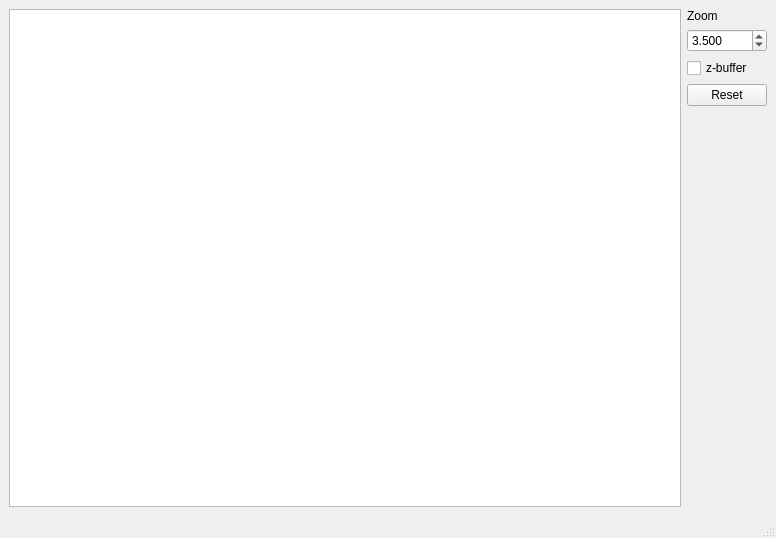
<?xml version="1.0" encoding="UTF-8"?>
<ui version="4.0">
 <class>MainWindow</class>
 <widget class="QMainWindow" name="MainWindow">
  <property name="geometry">
   <rect>
    <x>0</x>
    <y>0</y>
    <width>776</width>
    <height>538</height>
   </rect>
  </property>
  <property name="mouseTracking">
   <bool>true</bool>
  </property>
  <property name="acceptDrops">
   <bool>true</bool>
  </property>
  <property name="windowTitle">
   <string>lab5</string>
  </property>
  <widget class="QWidget" name="centralwidget">
   <layout class="QHBoxLayout" name="horizontalLayout">
    <item>
     <layout class="QGridLayout" name="gridLayout">
      <item row="0" column="0">
       <widget class="Frame" name="drawArea">
        <property name="mouseTracking">
         <bool>true</bool>
        </property>
        <property name="dragMode">
         <enum>QGraphicsView::ScrollHandDrag</enum>
        </property>
       </widget>
      </item>
     </layout>
    </item>
    <item>
     <layout class="QVBoxLayout" name="verticalLayout_2">
      <item>
       <widget class="QLabel" name="label">
        <property name="text">
         <string>Zoom</string>
        </property>
       </widget>
      </item>
      <item>
       <widget class="QDoubleSpinBox" name="zoomSB">
        <property name="decimals">
         <number>3</number>
        </property>
        <property name="minimum">
         <double>3.000000000000000</double>
        </property>
        <property name="maximum">
         <double>5.000000000000000</double>
        </property>
        <property name="singleStep">
         <double>0.010000000000000</double>
        </property>
        <property name="stepType">
         <enum>QAbstractSpinBox::DefaultStepType</enum>
        </property>
        <property name="value">
         <double>3.500000000000000</double>
        </property>
       </widget>
      </item>
      <item>
       <widget class="QCheckBox" name="zBuffer">
        <property name="text">
         <string>z-buffer</string>
        </property>
       </widget>
      </item>
      <item>
       <widget class="QPushButton" name="reset">
        <property name="text">
         <string>Reset</string>
        </property>
       </widget>
      </item>
      <item>
       <spacer name="verticalSpacer">
        <property name="orientation">
         <enum>Qt::Vertical</enum>
        </property>
        <property name="sizeHint" stdset="0">
         <size>
          <width>20</width>
          <height>40</height>
         </size>
        </property>
       </spacer>
      </item>
     </layout>
    </item>
   </layout>
  </widget>
  <widget class="QMenuBar" name="menubar">
   <property name="geometry">
    <rect>
     <x>0</x>
     <y>0</y>
     <width>776</width>
     <height>21</height>
    </rect>
   </property>
  </widget>
  <widget class="QStatusBar" name="statusbar"/>
 </widget>
 <customwidgets>
  <customwidget>
   <class>Frame</class>
   <extends>QGraphicsView</extends>
   <header>Frame.h</header>
  </customwidget>
 </customwidgets>
 <resources/>
 <connections/>
</ui>
